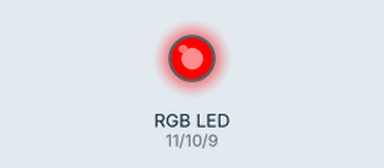
Bench run of a sketch on a simulated Arduino Uno, built with avr-gcc and run on an emulated ATmega328P. Parts: an RGB LED mixed from three pins (HIGH = lit).

Above: at 0.05 s.
At 0.6 s:
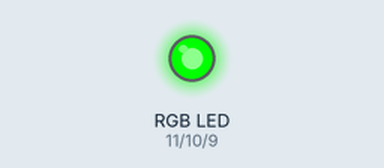
At 1.15 s:
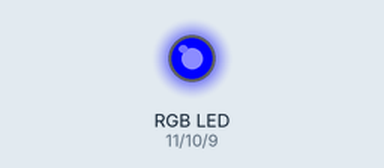
At 2.25 s:
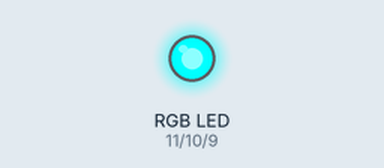
At 3.35 s:
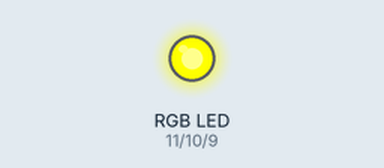
At 4.45 s:
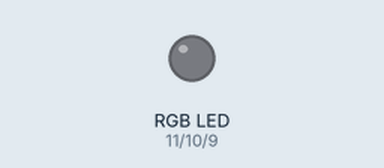
Timing chart, 0 to 5.9 s (numbered marks = the images above):
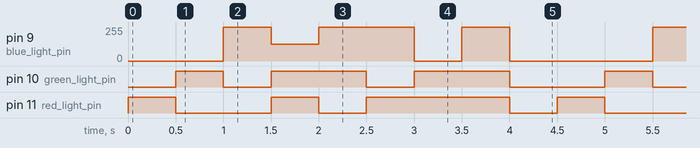

The sketch:

testRGB.ino
```cpp
int red_light_pin= 11;
int green_light_pin = 10;
int blue_light_pin = 9;

const int pushButton = 3;
int buttonState = 0;
int prev = 0;


void setup() {
  pinMode(red_light_pin, OUTPUT);
  pinMode(green_light_pin, OUTPUT);
  pinMode(blue_light_pin, OUTPUT);
  pinMode(pushButton, INPUT_PULLUP);
  Serial.begin (9600);
}


void loop() {
//  buttonState = digitalRead ( pushButton );
//  Serial.println (buttonState );
//  buttonState = digitalRead (pushButton);
//  if ( prev != buttonState ){
//    Serial.print ( "move column");
//  }
  RGB_color(255, 0, 0); // Red
  delay(500);
  RGB_color(0, 255, 0); // Green
  delay(500);
  RGB_color(0, 0, 255); // Blue
  delay(500);
  RGB_color(255, 255, 125); // Raspberry
  delay(500);
  RGB_color(0, 255, 255); // Cyan
  delay(500);
  RGB_color(255, 0, 255); // Magenta
  delay(500);
  RGB_color(255, 255, 0); // Yellow
  delay(500);
  RGB_color(255, 255, 255); // White
  delay(500);
  RGB_color(0, 0, 0); // OFF
  delay(500);
  prev = buttonState;
}


void RGB_color(int red_light_value, int green_light_value, int blue_light_value)
 {
  analogWrite(red_light_pin, red_light_value);
  analogWrite(green_light_pin, green_light_value);
  analogWrite(blue_light_pin, blue_light_value);
}
```

Measured:
- by itself, pin 9 (blue_light_pin): repeats every 4.5 s: 125/255 0.50 s, 255/255 1.0 s, 0/255 0.50 s, 255/255 0.50 s, 0/255 1.5 s, 255/255 0.50 s
- by itself, pin 10 (green_light_pin): repeats every 4.5 s: 2 × (LOW 0.50 s, HIGH 1.0 s), LOW 1.0 s, HIGH 0.50 s
- by itself, pin 11 (red_light_pin): repeats every 4.5 s: LOW 1.0 s, HIGH 0.50 s, LOW 0.50 s, HIGH 1.5 s, LOW 0.50 s, HIGH 0.50 s
